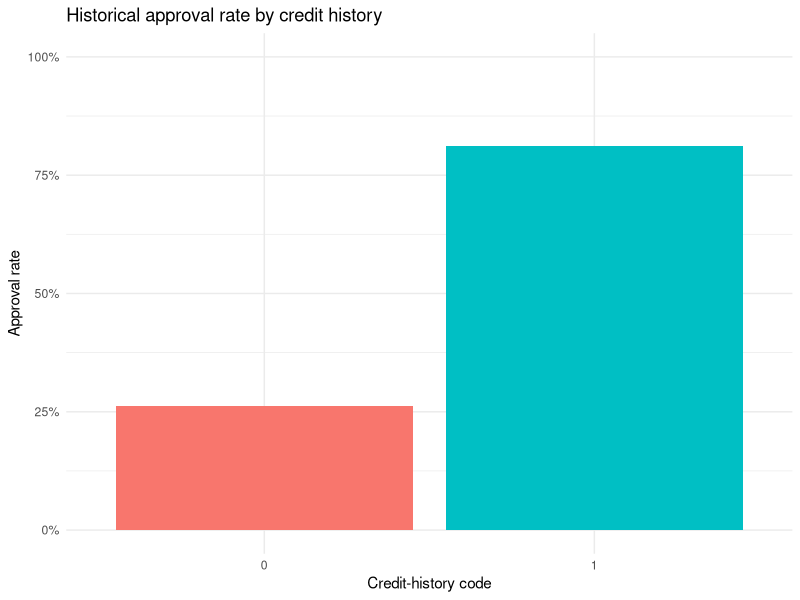

Source code (R):

# Packages

library(readxl)
library(dplyr)
library(ggplot2)

# Importing Excel workbook.

loans <- read_excel("PDA - Zappy Loan Data.xlsx", sheet = "CW2")

# Viewing the data

head(loans)
str(loans)
summary(loans)

# read_excel() imports the worksheet. head() displays the first records, 
# str() shows column types, and summary() gives descriptive statistics.

# Checking the  data quality

# Number of applications

nrow(loans)

# Numbrs of unique IDs

n_distinct(loans$Loan_ID)

# Duplicated IDs

sum(duplicated(loans$Loan_ID))

# Missing values in each column

colSums(is.na(loans))

# This verifies that the data is suitable for analysis. 
# In this dataset there are 247 applications, no duplicate loan IDs, and no missing values.

# Creating useful analysis variables

loans <- loans %>%
  mutate(
    approved = ifelse(Loan_Status == "Y", 1, 0),
    total_income = ApplicantIncome + CoapplicantIncome,
    loan_to_income = LoanAmount / pmax(total_income, 1),
    log_total_income = log1p(total_income),
    log_loan_amount = log1p(LoanAmount)
  )

# approved changes Y/N into 1/0, which a logistic model can use.
# total_income combines applicant and co-applicant income.
# loan_to_income compares the requested loan with available income.
# pmax(..., 1) prevents division by zero.
# Log transformations reduce the effect of unusually 
# large income or loan figures.

# Overall appoval summary

# Overall approval summary
loans %>%
  summarise(
    applications = n(),
    approvals = sum(approved),
    rejections = sum(approved == 0),
    approval_rate = mean(approved),
    median_income = median(total_income),
    median_loan_amount = median(LoanAmount)
  )

# This produces the headline result: 247 applications, 167 approvals, 
# and a 67.6% approval rate.

# Approval rate by credit-history code

approval_by_credit <- loans %>%
  group_by(Credit_History) %>%
  summarise(applications = n(),
            approval_rate = mean(approved),
            .groups = "drop")

approval_by_credit

# This compares historical approval outcomes by Credit_History. 
# In the supplied data, code 1 has an 81.2% approval rate, 
# compared with 26.2% for code 0.

# Chart: approval rate by credit history

ggplot(approval_by_credit,
       aes(x = factor(Credit_History), y = approval_rate,
           fill = factor(Credit_History))) +
  geom_col(show.legend = FALSE) +
  scale_y_continuous(
    labels = function(x) paste0(round(x * 100), "%"),
    limits = c(0, 1)
  ) +
  labs(
    title = "Historical approval rate by credit history",
    x = "Credit-history code",
    y = "Approval rate"
  ) +
  theme_minimal()

# This creates a bar chart for management. geom_col() draws the bars 
# and scale_y_continuous() shows the outcome as percentages.

# Creating an 80% training set and 20% test set

set.seed(20260922)

train_index <- unlist(
  tapply(
    seq_len(nrow(loans)),
    loans$approved,
    function(i) sample(i, floor(0.80 * length(i)))
  )
)

train <- loans[train_index, ]
test <- loans[-train_index, ]

# The model learns from 80% of the records and is checked against 
# the remaining 20%. set.seed() makes the split reproducible. 
# The split is stratified, 
# meaning it preserves the mix of approved and rejected cases.

# Fitting a logistic regression model

model <- glm(
  approved ~ Graduate + Self_Employed + Credit_History +
    log_total_income + log_loan_amount +
    Loan_Amount_Term + loan_to_income,
  data = train,
  family = binomial()
)

summary(model)

#glm(..., family = binomial()) creates a logistic regression model 
# that estimates the probability of approval.
# The model intentionally excludes Gender, Married, 
# Dependents and Property_Area. These attributes should not be used 
# to automate credit decisions because they are sensitive attributes 
# or possible proxies for protected characteristics. 

# Estimating  an approval probability for each test application

test$approval_probability <- predict(
  model,
  newdata = test,
  type = "response"
)

head(test[, c("Loan_ID", "Loan_Status", "approval_probability")])

# predict(..., type = "response") returns probabilities between 0 and 1. 
# For example, 0.85 means the model estimates an 85% likelihood of 
# a historical approval decision.

# Creating a human-review queue and not an automatic decision

test <- test %>%
  mutate(
    triage = case_when(
      approval_probability >= 0.80 ~ "Expedite human review",
      approval_probability <= 0.20 ~ "Enhanced human review",
      TRUE ~ "Standard human review"
    )
  )

test %>%
  select(Loan_ID, approval_probability, triage) %>%
  head()

# This is the recommended operational use. 
# The system does not approve or reject loans. Instead, 
# it helps staff decide which cases need fast, enhanced, or normal review.

# Fairness monitoring only - these fields are not model inputs

fairness_monitor <- bind_rows(
  loans %>%
    group_by(group = Gender) %>%
    summarise(
      attribute = "Gender",
      applications = n(),
      historical_approval_rate = mean(approved),
      .groups = "drop"
    ),
  
  loans %>%
    group_by(group = Married) %>%
    summarise(
      attribute = "Married",
      applications = n(),
      historical_approval_rate = mean(approved),
      .groups = "drop"
    ),
  
  loans %>%
    group_by(group = Property_Area) %>%
    summarise(
      attribute = "Property_Area",
      applications = n(),
      historical_approval_rate = mean(approved),
      .groups = "drop"
    )
)

fairness_monitor

# This checks whether historical approval rates differ across groups. 
# It is a compliance and monitoring control, not a basis for a lending decision.

# Important limitation: Loan_Status reflects previous staff approvals, 
# rather than whether a customer repaid their loan. Therefore, 
# this model can only replicate and prioritise historical review patterns. 
# Before using predictive automation for lending, 
# ZFS needs repayment/default outcome data, compliance review, 
# documented override procedures, audit logs, access controls, 
# and ongoing fairness and performance monitoring.
